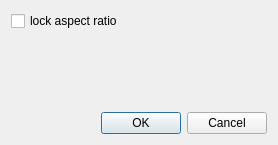
<ui version="4.0" >
 <class>ImageProperties</class>
 <widget class="QDialog" name="ImageProperties" >
  <property name="geometry" >
   <rect>
    <x>0</x>
    <y>0</y>
    <width>278</width>
    <height>145</height>
   </rect>
  </property>
  <property name="windowTitle" >
   <string>Chord Properties</string>
  </property>
  <layout class="QVBoxLayout" >
   <item>
    <widget class="QCheckBox" name="lockAspectRatio" >
     <property name="text" >
      <string>lock aspect ratio</string>
     </property>
    </widget>
   </item>
   <item>
    <spacer>
     <property name="orientation" >
      <enum>Qt::Vertical</enum>
     </property>
     <property name="sizeHint" >
      <size>
       <width>20</width>
       <height>40</height>
      </size>
     </property>
    </spacer>
   </item>
   <item>
    <widget class="QDialogButtonBox" name="buttonBox" >
     <property name="orientation" >
      <enum>Qt::Horizontal</enum>
     </property>
     <property name="standardButtons" >
      <set>QDialogButtonBox::Cancel|QDialogButtonBox::NoButton|QDialogButtonBox::Ok</set>
     </property>
    </widget>
   </item>
  </layout>
 </widget>
 <resources/>
 <connections>
  <connection>
   <sender>buttonBox</sender>
   <signal>accepted()</signal>
   <receiver>ImageProperties</receiver>
   <slot>accept()</slot>
   <hints>
    <hint type="sourcelabel" >
     <x>248</x>
     <y>254</y>
    </hint>
    <hint type="destinationlabel" >
     <x>157</x>
     <y>274</y>
    </hint>
   </hints>
  </connection>
  <connection>
   <sender>buttonBox</sender>
   <signal>rejected()</signal>
   <receiver>ImageProperties</receiver>
   <slot>reject()</slot>
   <hints>
    <hint type="sourcelabel" >
     <x>316</x>
     <y>260</y>
    </hint>
    <hint type="destinationlabel" >
     <x>286</x>
     <y>274</y>
    </hint>
   </hints>
  </connection>
 </connections>
</ui>
